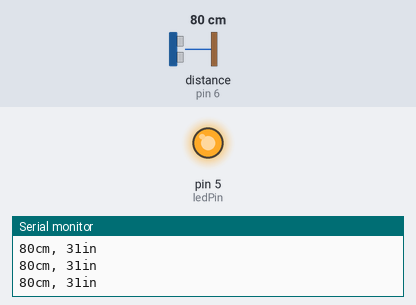
Simulated run of this sketch. Board: Arduino Uno, built with avr-gcc and run on an emulated ATmega328P. On the bench: output pins drawn as LEDs (lit = HIGH), the last lines printed to the serial monitor. Wiring (inferred from the names in the program): ultrasonic range finder: trigger pin 7; echo pin 6. The test bench sets the inputs (shaded band); at power-on: distance to the obstacle (sensor on pin 6) 80 cm. The echo pulse lasts 58.3 µs per cm; pins used as bus, display or sensor lines are not drawn.

Above: at 1.2 s.
1.3 s: distance to the obstacle (sensor on pin 6) set to 97 cm
2.8 s: distance to the obstacle (sensor on pin 6) set to 105 cm
At 3.7 s:
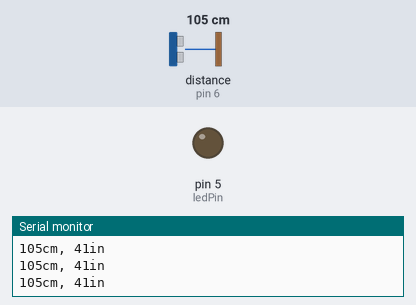
4.3 s: distance to the obstacle (sensor on pin 6) set to 2 cm
At 5.5 s:
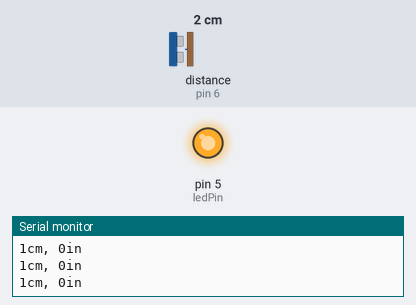
5.8 s: distance to the obstacle (sensor on pin 6) set to 250 cm
At 6.7 s:
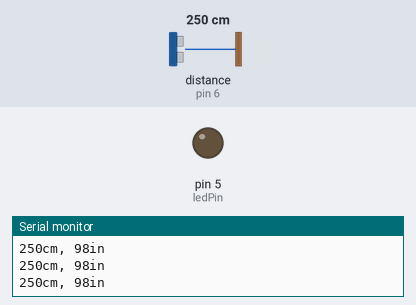
Timing chart, 0 to 8.3 s (numbered marks = the images above; inputs shaded):
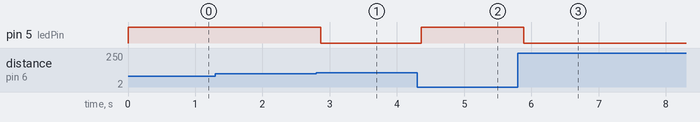

The sketch:

Ultrasonic_Sensors.ino
```cpp
int trigPin = 7;
int echoPin = 6;

int ledPin = 5;

int cm = 0;
int inch = 0;

int threshold = 100;

//helper function
long readUltrasonicDistance(int triggerPin, int ePin)
{
  digitalWrite(triggerPin, HIGH);
  delayMicroseconds(10);
  digitalWrite(triggerPin , LOW);

  long input = pulseIn(ePin, HIGH);
  return input;
}


void setup()
{
  pinMode(trigPin, OUTPUT);
  pinMode(echoPin, INPUT);

  pinMode(ledPin, OUTPUT);

  Serial.begin(9600);
}

void loop()
{
  cm = 0.01723 * readUltrasonicDistance(trigPin, echoPin);
  inch = (cm / 2.54);

  Serial.print(cm);
  Serial.print("cm, ");
  Serial.print(inch);
  Serial.println("in");

  if(cm > threshold)
  {
    //led does not light up
    digitalWrite(ledPin, LOW);
  }
  else //cm <= threshold
  {
    //led lights up
    digitalWrite(ledPin, HIGH);
  }
  delay(100);
}
```

Measured:
- the behaviour switches between 100 and 101 cm on distance to the obstacle (sensor on pin 6) (found by bisection; images 0 and 1)
- after the input at 2.8 s, pin 5 (ledPin): HIGH → LOW after 0.07 s
- after the input at 4.3 s, pin 5 (ledPin): LOW → HIGH after 0.06 s
- after the input at 5.8 s, pin 5 (ledPin): HIGH → LOW after 0.09 s
